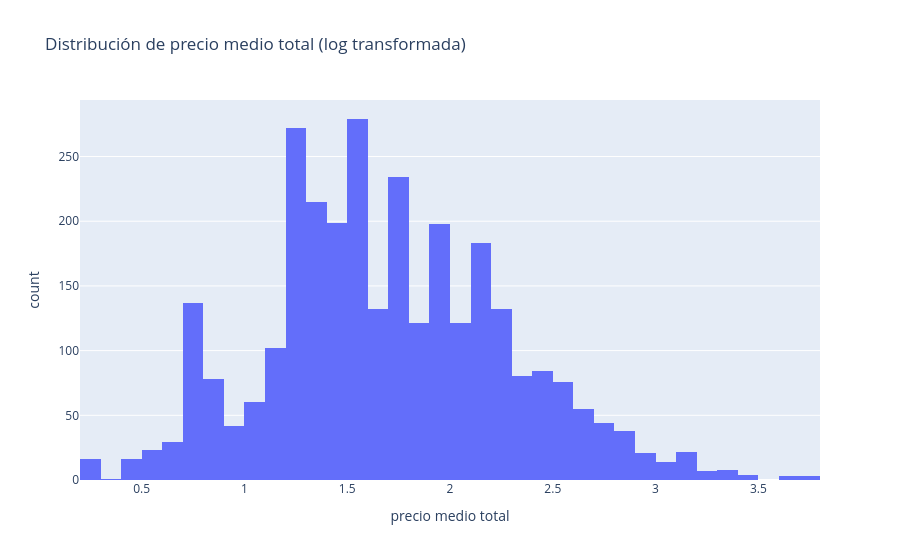

Notebook code for this chart:
### Code cell
px.histogram(df_final, x='precio medio total', nbins=40, title='Distribución de precio medio total (log transformada)')

### Figure 1 — Plotly figure (JSON) as saved in the notebook; plotly's stock layout.template omitted (floating-point values rounded to 4 significant figures; data arrays with more than 128 entries replaced by an {"elided": "..."} marker saying what was removed)
{"data": [{"bingroup": "x", "hovertemplate": "precio medio total=%{x}<br>count=%{y}<extra></extra>", "legendgroup": "", "marker": {"color": "#636efa", "pattern": {"shape": ""}}, "name": "", "nbinsx": 40, "orientation": "v", "showlegend": false, "type": "histogram", "x": {"elided": "3049 float values"}, "xaxis": "x", "yaxis": "y"}], "layout": {"barmode": "relative", "legend": {"tracegroupgap": 0}, "title": {"text": "Distribución de precio medio total (log transformada)"}, "xaxis": {"anchor": "y", "domain": [0, 1], "title": {"text": "precio medio total"}}, "yaxis": {"anchor": "x", "domain": [0, 1], "title": {"text": "count"}}}}
